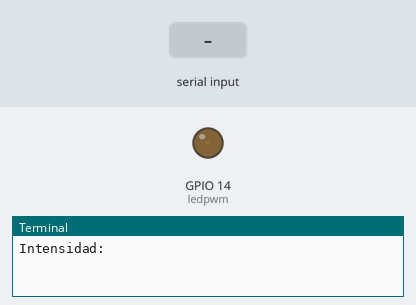
Simulated run of this program. Board: Raspberry Pi (BCM pin numbers). Parts: output pins drawn as LEDs (lit = HIGH), the last lines printed to the terminal. Inputs (shaded band) come from the test bench.

Above: at 1.2 s.
1.3 s: "90" typed at the terminal, then Enter
At 2.0 s:
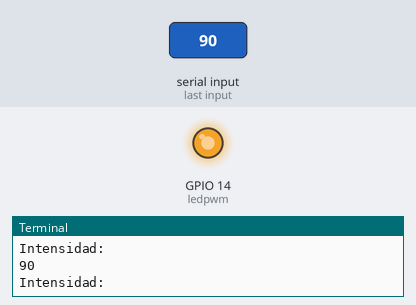
2.8 s: "0" typed at the terminal, then Enter
At 3.1 s:
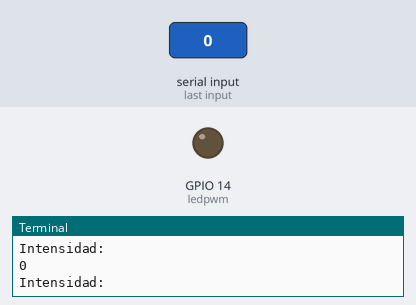
4.3 s: "1" typed at the terminal, then Enter
At 5.5 s:
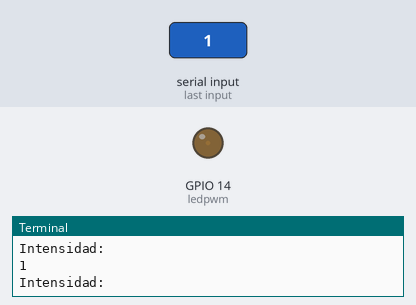
Timing chart, 0 to 7.3 s (numbered marks = the images above; inputs shaded):
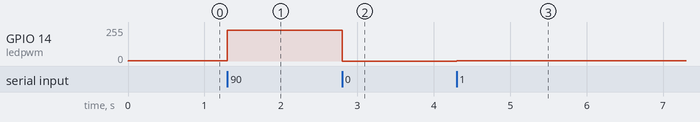

Measured:
- after the input at 1.3 s, GPIO 14 (ledpwm): 3/255 → 230/255 at once
- after the input at 2.8 s, GPIO 14 (ledpwm): 230/255 → 0/255 at once
- after the input at 4.3 s, GPIO 14 (ledpwm): 0/255 → 3/255 at once

The program:

P7_IntensidadLedIngreso.py
```python
#ejercicio 7 - Intensidad de Led por ingreso de datos
import RPi.GPIO as GPIO

ledpwm=14
GPIO.setmode(GPIO.BCM)
GPIO.setup(ledpwm, GPIO.OUT)
led = GPIO.PWM(ledpwm, 100)
led.start(1)
try:
    while True:
        intensidad=float(input("Intensidad: "))
        if intensidad<0:
            break
        elif intensidad<101:
            led.ChangeDutyCycle(intensidad)
        else:
            led.ChangeDutyCycle(100)
except KeyboardInterrupt:
    led.stop()
    GPIO.cleanup()
```
